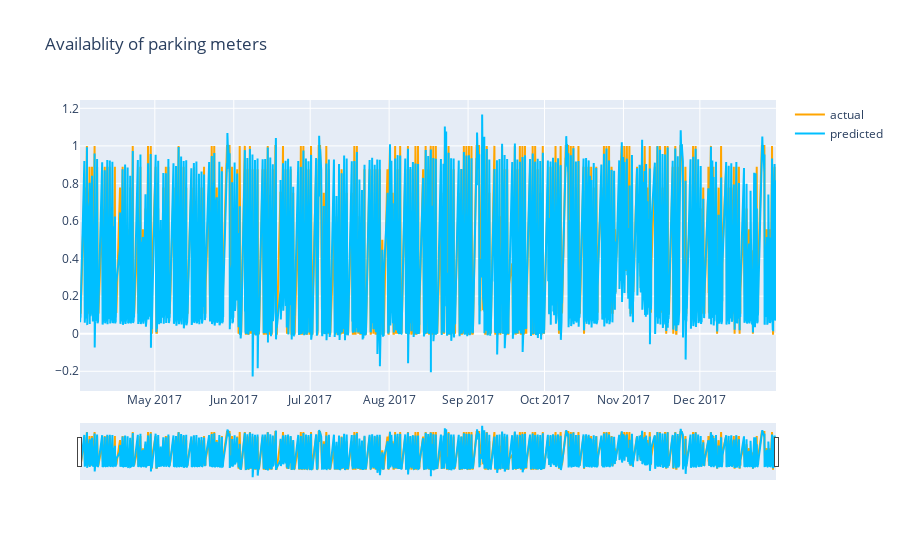

Notebook cell for this chart:
### Code cell
fig = go.Figure()

fig.add_trace(go.Scatter(x=trans_129_weather.index[(30+n_train_hours + n_test_hours):], y=test_split_y.reshape(test_split_y.shape[0]), name="actual",
                         line_color='orange'))
fig.add_trace(go.Scatter(x=trans_129_weather.index[(30+n_train_hours + n_test_hours):], y=inv_yhat, name="predicted",
                         line_color='deepskyblue'))

fig.update_layout(title_text='Availablity of parking meters',
                  xaxis_rangeslider_visible=True)
fig.show()

### Figure 1 — Plotly figure (JSON) as saved in the notebook; plotly's stock layout.template omitted (floating-point values rounded to 4 significant figures; data arrays with more than 128 entries replaced by an {"elided": "..."} marker saying what was removed)
{"data": [{"line": {"color": "orange"}, "name": "actual", "type": "scatter", "x": {"elided": "6566 str values"}, "y": {"elided": "6566 float values"}}, {"line": {"color": "deepskyblue"}, "name": "predicted", "type": "scatter", "x": {"elided": "6566 str values"}, "y": {"elided": "6566 float values"}}], "layout": {"title": {"text": "Availablity of parking meters"}, "xaxis": {"rangeslider": {"visible": true}}}}
